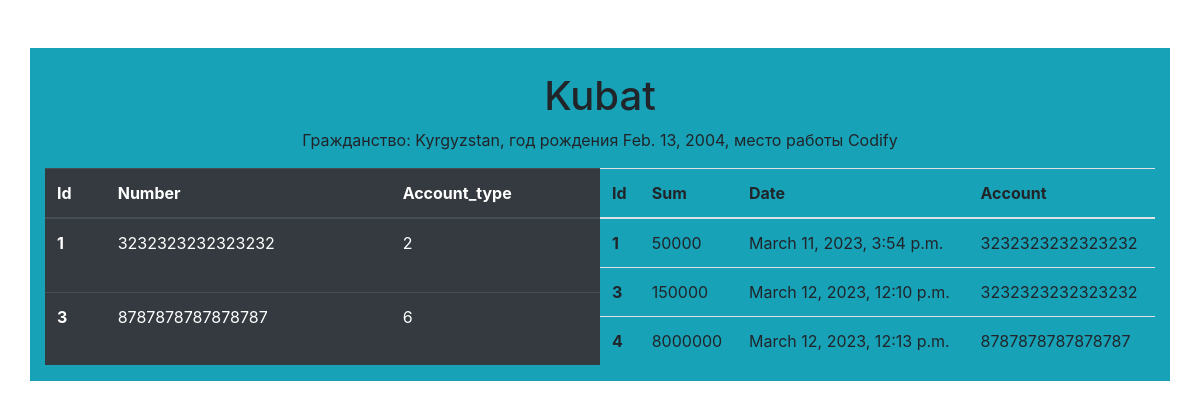
Screenshot of /credit/1/ with the database file from the repository.
### credit/models.py (models this page shows, shortened)
class Client(models.Model):
    name = models.CharField(max_length=20)
    citizenship = models.CharField(max_length=20)
    birth_year = models.DateField()
    work_place = models.CharField(max_length=30)

class Account(models.Model):
    number = models.CharField(max_length=16)
    account_type = models.IntegerField()
    client = models.ForeignKey("Client", on_delete=models.CASCADE, related_name="accounts")
    def __str__(self):
        return self.number

class Credit(models.Model):
    sum = models.IntegerField()
    date = models.DateTimeField(auto_now=True)
    account = models.ForeignKey("Account", on_delete=models.CASCADE, related_name="credits")

### credit/views.py (the view)
# urls.py: path("<int:pk>/", views.DetailView.as_view(), name="detail"),
class DetailView(generic.DetailView):
    model = models.Client

### credit/templates/credit/client_detail.html
{% extends "base.html" %}
{% block content %}
<div class="container bg-info">
  <div class="mt-5 pt-4" style="text-align: center">
    <h1>{{ object.name }}</h1>
    <p>Гражданство: {{ object.citizenship }},
      год рождения {{ object.birth_year }}, место работы {{ object.work_place }}</p>
  </div>
  <div class="d-flex justify-content-between">
  <table class="table table-hover table-dark">
    <thead>
      <tr>
        <th scope="col">Id</th>
        <th scope="col">Number</th>
        <th scope="col">Account_type</th>
      </tr>
    </thead>
    <tbody>
      {% if object.accounts.all %}
        {% for account in object.accounts.all %}
        <tr>
          <th scope="row">{{ account.id }}</th>
          <td>{{ account.number }}</td>
          <td>{{ account.account_type }}</td>
        </tr>
        {% endfor %}
      {% endif %}
    </tbody>
  </table>
  <table class="table table-hover">
    <thead>
      <tr>
        <th scope="col">Id</th>
        <th scope="col">Sum</th>
        <th scope="col">Date</th>
        <th scope="col">Account</th>
      </tr>
    </thead>
    <tbody>
      {% if object.accounts.all %}
        {% for account in object.accounts.all %}
          {% if account.credits.all %}
            {% for credit in account.credits.all %}
              <tr>
                <th scope="row">{{ credit.id }}</th>
                <td>{{ credit.sum }}</td>
                <td>{{ credit.date }}</td>
                <td>{{ credit.account }}</td>
              </tr>
            {% endfor %}
          {% endif %}
        {% endfor %}
      {% endif %}
    </tbody>
  </table>
  </div>
</div>
{% endblock content %}

### credit/templates/base.html (shortened to what this page needs)
<!DOCTYPE html>
<html lang="en">
<head>
  <link rel="stylesheet" href="https://cdn.jsdelivr.net/npm/bootstrap@4.6.2/dist/css/bootstrap.min.css">
</head>
<body>
{% block content %}
{% endblock content %}
</body>
</html>

### rows the page displays
Client: name "Kubat", citizenship "Kyrgyzstan", birth_year "Feb. 13, 2004", work_place "Codify"
Account: id "1", number "3232323232323232", account_type "2"
Account: id "3", number "8787878787878787", account_type "6"
Credit: id "1", sum "50000", date "March 11, 2023, 3:54 p.m.", account "3232323232323232"
Credit: id "3", sum "150000", date "March 12, 2023, 12:10 p.m.", account "3232323232323232"
Credit: id "4", sum "8000000", date "March 12, 2023, 12:13 p.m.", account "8787878787878787"
